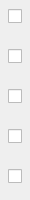
  <widget class="QGroupBox" name="stringActivatorsGB">
   <property name="geometry">
    <rect>
     <x>10</x>
     <y>130</y>
     <width>30</width>
     <height>200</height>
    </rect>
   </property>
   <property name="styleSheet">
    <string notr="true">QGroupBox { border: none; }</string>
   </property>
   <property name="title">
    <string/>
   </property>
   <widget class="QCheckBox" name="active5">
    <property name="geometry">
     <rect>
      <x>8</x>
      <y>166</y>
      <width>16</width>
      <height>20</height>
     </rect>
    </property>
    <property name="font">
     <font>
      <family>Calibri</family>
      <pointsize>8</pointsize>
      <weight>50</weight>
      <bold>false</bold>
     </font>
    </property>
    <property name="text">
     <string/>
    </property>
   </widget>
   <widget class="QCheckBox" name="active4">
    <property name="geometry">
     <rect>
      <x>8</x>
      <y>126</y>
      <width>16</width>
      <height>20</height>
     </rect>
    </property>
    <property name="font">
     <font>
      <family>Calibri</family>
      <pointsize>8</pointsize>
      <weight>50</weight>
      <bold>false</bold>
     </font>
    </property>
    <property name="text">
     <string/>
    </property>
   </widget>
   <widget class="QCheckBox" name="active3">
    <property name="geometry">
     <rect>
      <x>8</x>
      <y>86</y>
      <width>16</width>
      <height>20</height>
     </rect>
    </property>
    <property name="font">
     <font>
      <family>Calibri</family>
      <pointsize>8</pointsize>
      <weight>50</weight>
      <bold>false</bold>
     </font>
    </property>
    <property name="text">
     <string/>
    </property>
   </widget>
   <widget class="QCheckBox" name="active1">
    <property name="enabled">
     <bool>true</bool>
    </property>
    <property name="geometry">
     <rect>
      <x>8</x>
      <y>6</y>
      <width>16</width>
      <height>20</height>
     </rect>
    </property>
    <property name="font">
     <font>
      <family>Calibri</family>
      <pointsize>8</pointsize>
      <weight>50</weight>
      <bold>false</bold>
     </font>
    </property>
    <property name="mouseTracking">
     <bool>true</bool>
    </property>
    <property name="text">
     <string/>
    </property>
    <property name="checked">
     <bool>false</bool>
    </property>
   </widget>
   <widget class="QCheckBox" name="active2">
    <property name="enabled">
     <bool>true</bool>
    </property>
    <property name="geometry">
     <rect>
      <x>8</x>
      <y>46</y>
      <width>16</width>
      <height>20</height>
     </rect>
    </property>
    <property name="font">
     <font>
      <family>Calibri</family>
      <pointsize>8</pointsize>
      <weight>50</weight>
      <bold>false</bold>
     </font>
    </property>
    <property name="text">
     <string/>
    </property>
    <property name="checked">
     <bool>false</bool>
    </property>
    <property name="tristate">
     <bool>false</bool>
    </property>
   </widget>
  </widget>
